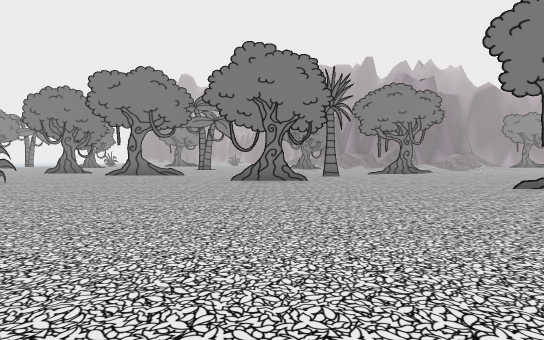
[1] (above)

24 first-person views from a walk through a Unity game level. The camera is 1.2 m above the floor, tilts 2° down and sees 85° across. The floor is counted in squares, 2 m on a side. Each view is taken from the middle of a square. On the plan, view 1 faces up. The plan holds only what a view shows up to about 9 squares ahead; the rest is blank. The place goes on beyond the plan. The player character is not drawn. Some surface patterns are stand-ins.

[2]
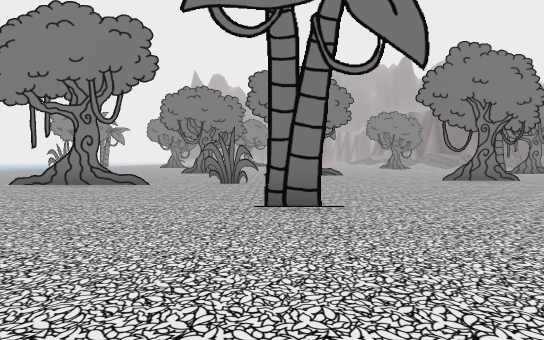

[3]
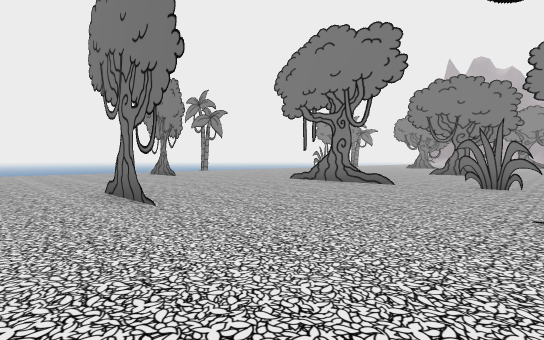

[4]
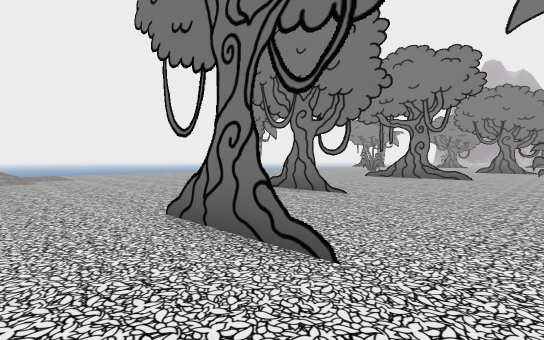

[5]
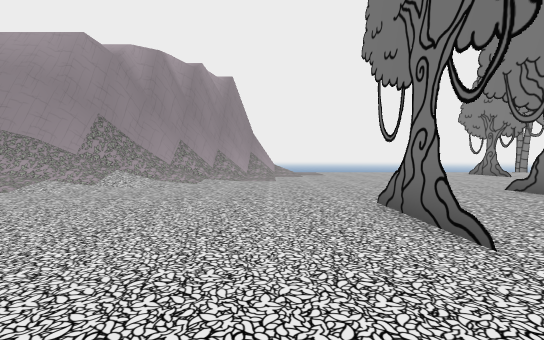

[6]
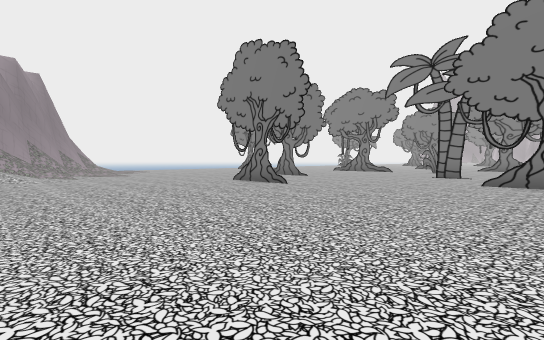

[7]
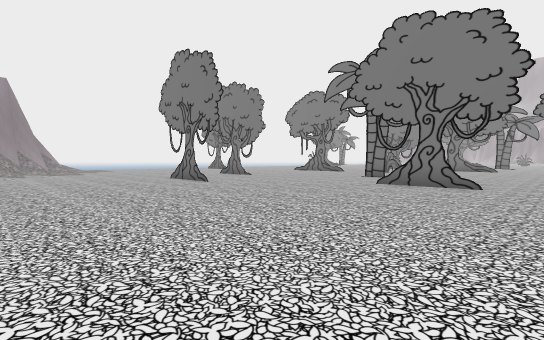

[8]
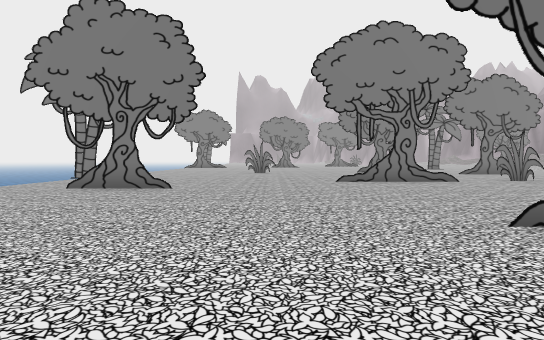

[9]
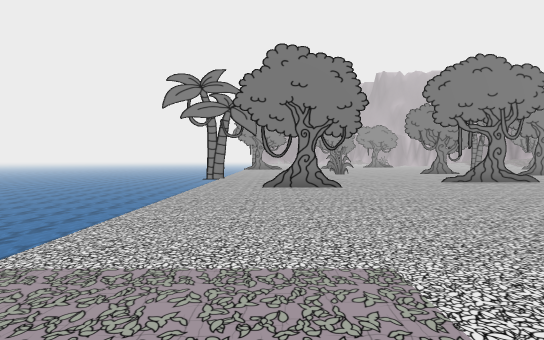

[10]
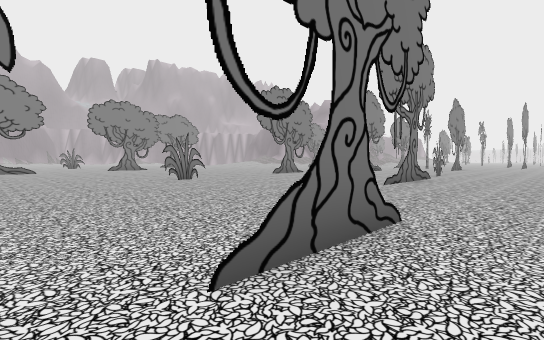

[11]
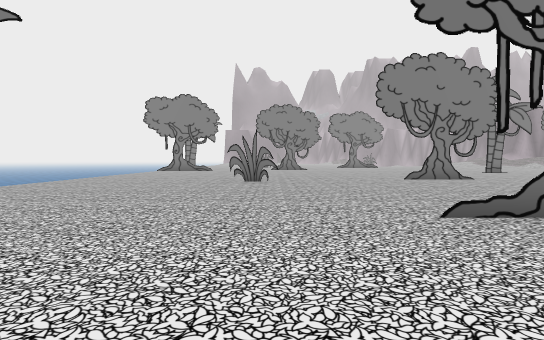

[12]
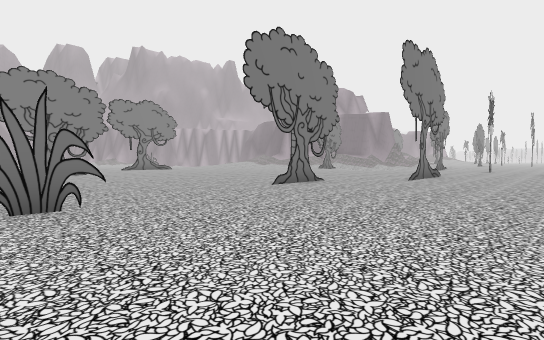

[13]
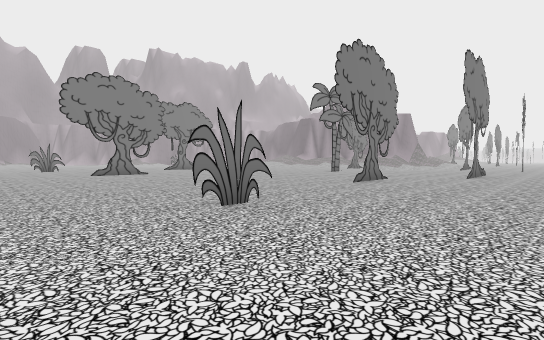

[14]
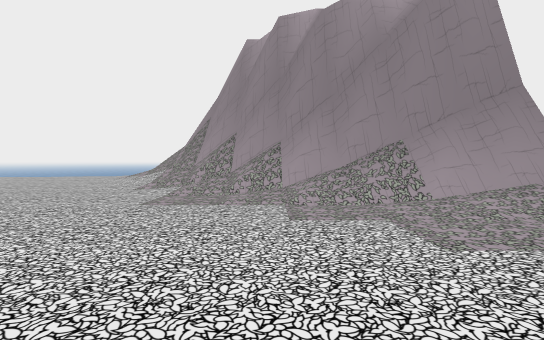

[15]
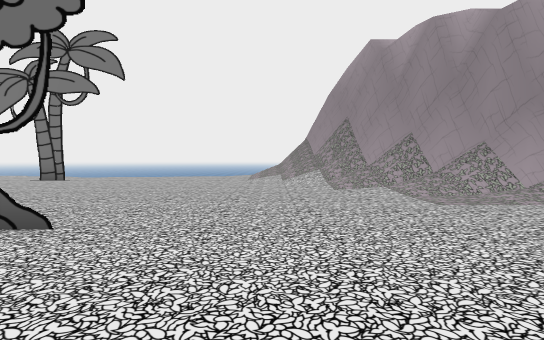

[16]
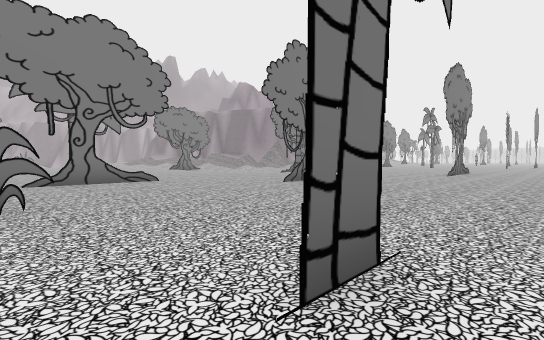

[17]
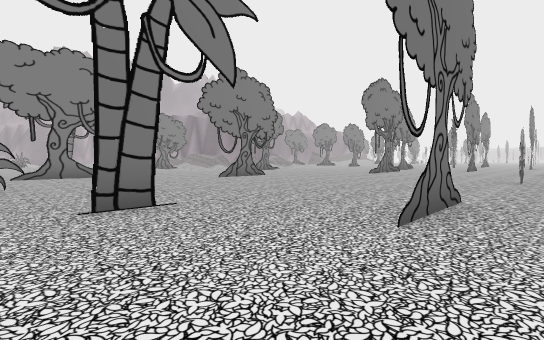

[18]
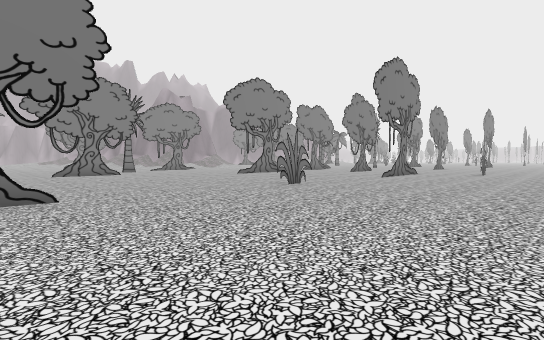

[19]
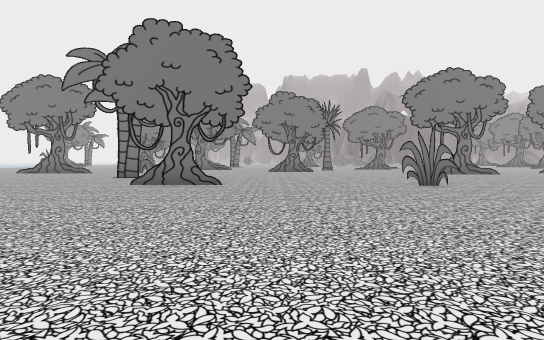

[20]
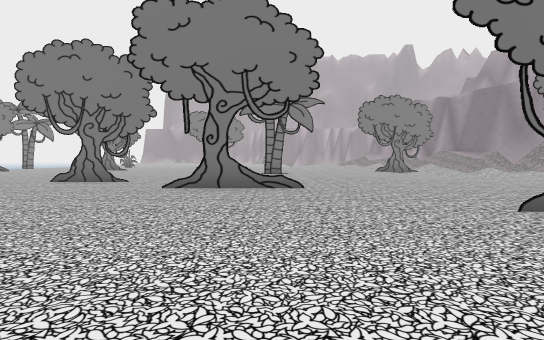

[21]
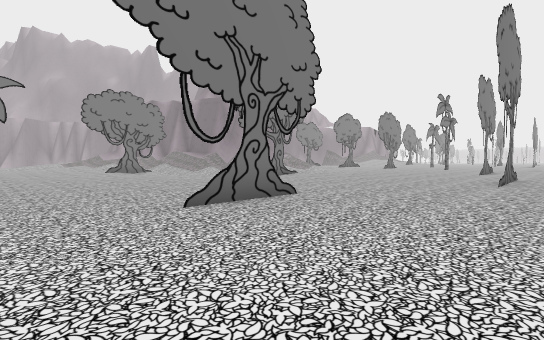

[22]
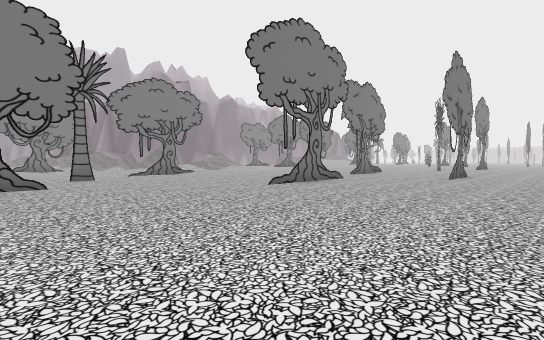

[23]
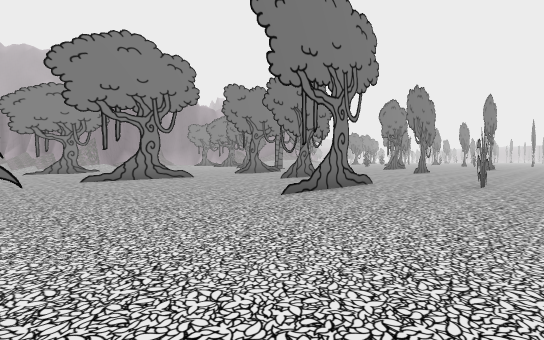

[24]
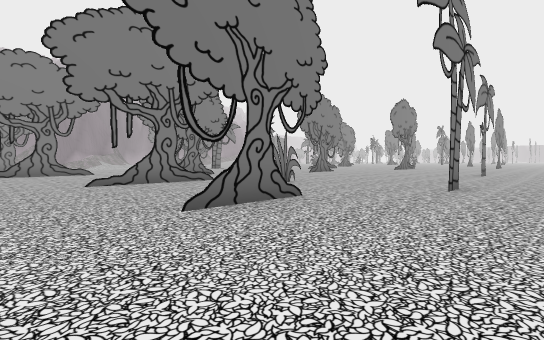

### Floor plan
Key: @ floor where view 1 was taken; # wall or solid block; x gap in a wall; . floor; / step, stairs or slope; ≈ water the walk keeps out of; T thing the floor can be seen under or through.
Columns run from 20 left of view 1 to 16 right of it. Each row starts with its distance up from view 1.
 19     ..
 18    .....
 17    ......
 16    .......        ..
 15   .........       ...
 14   .............  .....
 13 ≈........ ###..  ......
 12 ≈....##........  ......
 11 ≈............ ### ....#
 10 ≈........................
  9   ..........................
  8  ................. ###......
  7 ≈...... ####.#..............
  6 ≈........................####
  5 ≈x###........................
  4 ≈............ TT ............
  3 ≈.............................
  2 ≈.......### ....................
  1 ≈.............. ###...##.. #.# .
  0 ≈...................@.......##...
 -1 ≈........ #.#.....................
 -2  /........###.................##..
 -3 ##///.............................
 -4 ####//.................... ###.....
 -5    ##//..............    ..... ## ...
 -6     ##//............     ............
 -7      ##//...  ## .       .........

Where each view was taken, in squares from view 1:
view 1: 0 up, 0 right, facing up
view 2: 0 up, 6 left, facing up
view 3: 0 up, 6 left, facing up-left
view 4: 3 down, 7 left, facing up-left
view 5: 3 down, 6 left, facing left
view 6: 7 down, 3 left, facing up-left
view 7: 6 down, 1 left, facing up-left
view 8: 1 down, 14 left, facing up
view 9: 3 down, 18 left, facing up
view 10: 4 up, 19 left, facing up-right
view 11: 4 up, 14 left, facing up
view 12: 8 up, 15 left, facing up-right
view 13: 9 up, 17 left, facing up-right
view 14: 1 up, 16 left, facing down
view 15: 1 up, 12 left, facing down
view 16: 3 up, 7 left, facing up-right
view 17: 0 up, 7 left, facing up-right
view 18: 4 down, 3 left, facing up-right
view 19: 6 down, 1 left, facing up
view 20: 5 up, 4 left, facing up
view 21: 5 up, 3 left, facing up-right
view 22: 1 up, 0 right, facing up-right
view 23: 3 down, 3 right, facing up-right
view 24: 7 down, 5 right, facing up-right
